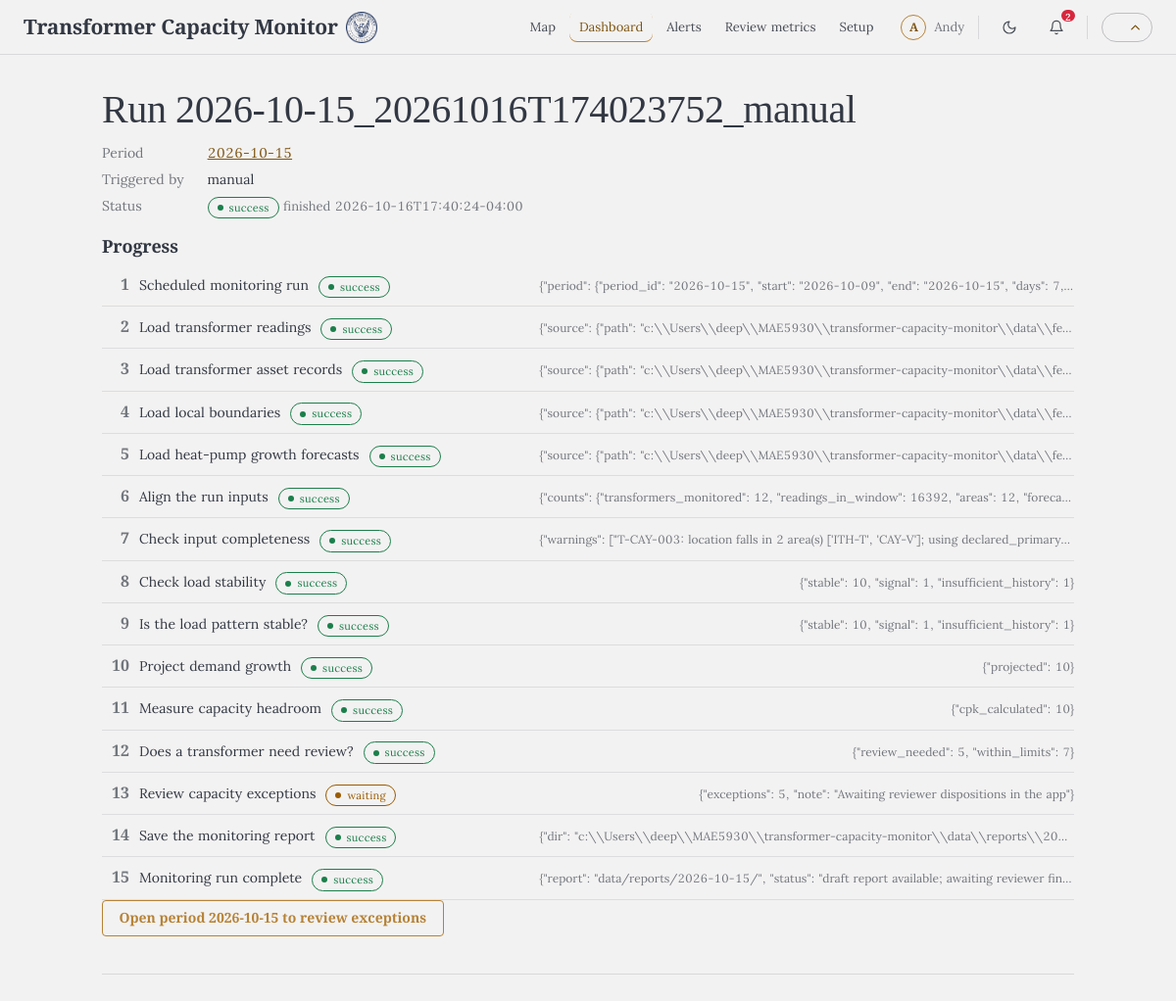
Screenshot of /runs/2026-10-15_20261016T174023752_manual with the database file from the repository.
### tables this page shows
CREATE TABLE settings (
  key TEXT PRIMARY KEY,
  value TEXT
);

CREATE TABLE runs (
  run_id TEXT PRIMARY KEY,
  period_id TEXT NOT NULL,
  triggered_by TEXT NOT NULL,
  started_at TEXT NOT NULL,
  finished_at TEXT,
  status TEXT NOT NULL,          -- running | success | failed
  current_step INTEGER,
  error TEXT,
  problems_json TEXT,
  summary_json TEXT
);

CREATE TABLE run_steps (
  run_id TEXT NOT NULL,
  step INTEGER NOT NULL,
  name TEXT NOT NULL,
  status TEXT NOT NULL,          -- pending | running | success | failed | skipped | waiting
  started_at TEXT,
  finished_at TEXT,
  detail TEXT,
  PRIMARY KEY (run_id, step)
);

### webapp/app.py (the view)
@app.route("/runs/<run_id>")
def run_detail(run_id):
    run = store.get_run(run_id)
    if not run:
        if run_id in _running and _running[run_id].is_alive():
            return render_template("run.html", run=None, run_id=run_id, refresh=True)
        abort(404)
    refresh = run["status"] == "running"
    period = store.get_period(run["period_id"]) if run["status"] == "success" else None
    return render_template("run.html", run=run, run_id=run_id, refresh=refresh, period=period)

### capacity_monitor/ai_explain.py (called while the page is built)
def enabled(store: Store) -> bool:
    return (store.get_setting(SETTING_KEY, "off") or "off") == "on"

def _key(message: str, step) -> str:
    return hashlib.sha256(f"{step}|{message}".encode()).hexdigest()[:24]

### capacity_monitor/explain.py (called while the page is built)
def explain_problem(text: str) -> dict:
    for pattern, title, meaning, action in _RULES:
        m = pattern.search(text)
        if m:
            g = {k: (v or "") for k, v in m.groupdict().items()}
            return {"title": title, "meaning": meaning.format(**g), "action": action.format(**g), "raw": text}
    return {"title": "The run hit a problem", "meaning": text, "action": "Open the run to see the step it stopped at; fix the input it names, then press Run now again.", "raw": text}

### capacity_monitor/store.py (called while the page is built)
def now_iso() -> str:
    return datetime.now(timezone.utc).astimezone().isoformat(timespec="seconds")

    def _conn(self) -> sqlite3.Connection:
        c = sqlite3.connect(self.path, timeout=30, isolation_level=None)
        c.row_factory = sqlite3.Row
        c.execute("PRAGMA journal_mode=WAL")
        c.execute("PRAGMA busy_timeout=30000")
        return c

    def get_run(self, run_id: str) -> dict | None:
        with self._conn() as c:
            r = c.execute("SELECT * FROM runs WHERE run_id=?", (run_id,)).fetchone()
            if not r:
                return None
            steps = c.execute("SELECT * FROM run_steps WHERE run_id=? ORDER BY step", (run_id,)).fetchall()
        d = dict(r)
        d["problems"] = json.loads(d.pop("problems_json") or "[]")
        d["summary"] = json.loads(d.pop("summary_json") or "{}")
        d["steps"] = [dict(s) for s in steps]
        return d

    def get_period(self, period_id: str) -> dict | None:
        with self._conn() as c:
            r = c.execute("SELECT * FROM period_results WHERE period_id=?", (period_id,)).fetchone()
        if not r:
            return None
        d = dict(r)
        for k in ("summary", "period", "sources", "warnings"):
            d[k] = json.loads(d.pop(f"{k}_json") or "null")
        return d

    def list_alerts(self, limit: int = 50, unacknowledged_only: bool = False) -> list[dict]:
        q = "SELECT * FROM alerts" + (" WHERE acknowledged_at IS NULL" if unacknowledged_only else "") + " ORDER BY id DESC LIMIT ?"
        with self._conn() as c:
            return [dict(r) for r in c.execute(q, (limit,)).fetchall()]

### webapp/app.py (called while the page is built)
def reviewer_name() -> str:
    return store.get_setting("reviewer_name", "") or config.load_playbook().get("review", {}).get("reviewer_name", "") or ""

### webapp/templates/run.html (shortened to what this page needs)
{% extends "base.html" %}
{% block content %}
<div class="card">
<h1>Run {{ run_id }}</h1>
{% if not run %}<p><span class="tag info">starting</span> The run is being created...</p>
{% else %}
<dl class="kv">
  <dt>Period</dt><dd><a href="{{ url_for('period_detail', period_id=run.period_id) }}">{{ run.period_id }}</a></dd>
  <dt>Triggered by</dt><dd>{{ run.triggered_by }}</dd>
  <dt>Status</dt><dd><span class="tag {{ 'ok' if run.status == 'success' else ('bad' if run.status == 'failed' else 'info') }}">{{ run.status }}</span> {% if run.finished_at %}<span class="muted small">finished {{ run.finished_at }}</span>{% endif %}</dd>
</dl>
<h3>Progress</h3>
<ol class="steps">
{% for s in run.steps %}<li><span class="n">{{ s.step }}</span><span>{{ s.name }}</span>
<span class="tag {{ {'success':'ok','failed':'bad','running':'info','waiting':'warn','skipped':'muted','pending':'muted'}[s.status] }}">{{ s.status }}</span>
{% if s.detail %}<span class="d" title="{{ s.detail }}">{{ s.detail }}</span>{% endif %}</li>{% endfor %}
</ol>
{% if run.status == 'success' %}<p><a class="btn primary" href="{{ url_for('period_detail', period_id=run.period_id) }}">Open period {{ run.period_id }} to review exceptions</a></p>{% endif %}
{% endif %}
</div>
{% endblock %}

### webapp/templates/light_base.html (shortened to what this page needs)
<!doctype html>
<html lang="en">
<head>
</head>
<body>
{% set initials = (reviewer_name or '').replace('.', ' ').split()|map('first')|join('')|upper %}
<header class="topbar">
  <a class="brand" href="{{ url_for('map_latest') }}"><b>Transformer Capacity Monitor</b><img class="seal" src="{{ url_for('static', filename='tompkins-county.png') }}" alt="Tompkins County"></a>
  {% set ep = request.endpoint %}
  <nav aria-label="Main">
    <a href="{{ url_for('map_latest') }}"{% if ep in ('map_latest', 'period_map') %} aria-current="page"{% endif %}>Map</a>
    <a href="{{ url_for('dashboard') }}"{% if ep in ('dashboard', 'period_detail', 'run_detail') %} aria-current="page"{% endif %}>Dashboard</a>
    <a href="{{ url_for('alerts') }}"{% if ep == 'alerts' %} aria-current="page"{% endif %}>Alerts</a>
    <a href="{{ url_for('metrics') }}"{% if ep == 'metrics' %} aria-current="page"{% endif %}>Review metrics</a>
    <a href="{{ url_for('setup') }}"{% if ep == 'setup' %} aria-current="page"{% endif %}>Setup</a>
  </nav>
  <div class="tools">
    {% if reviewer_name %}<span class="reviewer" title="Reviewer: {{ reviewer_name }}"><span class="initials">{{ initials[:2] }}</span><span class="name">{{ reviewer_name }}</span></span>
    {% endif %}
    <button id="theme-btn" class="icon-btn" type="button" aria-label="Dark mode" title="Dark mode" aria-pressed="false">
      <svg class="moon" width="16" height="16" viewBox="0 0 24 24" fill="none" stroke="currentColor" stroke-width="1.8" stroke-linecap="round" stroke-linejoin="round" aria-hidden="true"><path d="M12 3a6 6 0 0 0 9 9 9 9 0 1 1-9-9Z"/></svg>
    </button>
    <div class="bell-wrap">
      <button id="bell" class="icon-btn" type="button" aria-label="Alerts" aria-expanded="false" aria-controls="alerts-card">
        <svg width="16" height="16" viewBox="0 0 24 24" fill="none" stroke="currentColor" stroke-width="1.8" stroke-linecap="round" stroke-linejoin="round" aria-hidden="true"><path d="M6 8a6 6 0 0 1 12 0c0 7 3 9 3 9H3s3-2 3-9"/><path d="M10.3 21a1.94 1.94 0 0 0 3.4 0"/></svg>
        {% if unacked_alerts %}<span class="count">{{ unacked_alerts }}</span>{% endif %}
      </button>
    </div>
    <button id="bar-toggle" class="bar-switch" type="button" role="switch" aria-checked="true" aria-label="Hide header" title="Hide header"><span><svg width="15" height="15" viewBox="0 0 24 24" fill="none" stroke="currentColor" stroke-width="2.2" stroke-linecap="round" stroke-linejoin="round" aria-hidden="true"><path d="m18 15-6-6-6 6"/></svg></span></button>
  </div>
</header>
{% block body %}{% endblock %}
</body>
</html>

### webapp/templates/light_base.html (style rules this page uses)
:root { --ink-rgb:29,36,48;--paper-rgb:243,242,242; --ground:#f3f2f2;--panel:#f8f7f6; --ink:#1D2430;--ink-90:rgba(var(--ink-rgb),.9);--ink-80:rgba(var(--ink-rgb),.8);--ink-75:rgba(var(--ink-rgb),.75);--ink-60:rgba(var(--ink-rgb),.6);--ink-55:rgba(var(--ink-rgb),.55);--ink-50:rgba(var(--ink-rgb),.5); --line:rgba(var(--ink-rgb),.12);--line-16:rgba(var(--ink-rgb),.16); --accent:#b68235;--accent-700:#7d5411;--accent-800:#5a3b0a; --ok:#1B7F4B;--review:#D7263D;--review-text:#9e1428;--amber:#e08a00;--warn:#9a5b00;--info:#1F5FA8;--estimate:#8a6200; --font-heading:"Cormorant Garamond",Georgia,serif;--font-body:"Lora",Georgia,serif; color-scheme:light; }
* { box-sizing:border-box }
body { margin:0;background:var(--ground);color:var(--ink-90);font:14px/1.5 var(--font-body);font-variant-numeric:tabular-nums }
a { color:var(--accent-700) }
h1,h2,h3 { text-wrap:pretty }
.topbar { height:56px;display:flex;align-items:center;gap:18px;padding:0 24px;border-bottom:1px solid var(--line);background:var(--ground);position:sticky;top:0;z-index:5 }
.topbar .brand { display:flex;align-items:center;gap:8px;text-decoration:none;color:inherit;white-space:nowrap;flex:none }
.topbar .brand b { font-family:var(--font-heading);font-weight:600;font-size:21px;letter-spacing:-.01em }
.topbar .brand .seal { display:block;width:32px;height:32px;flex:none }
.topbar nav { display:flex;gap:4px;font-size:13px }
.topbar nav a { text-decoration:none;color:var(--ink-80);padding:6px 10px;border-radius:8px;transition:background .15s }
.topbar nav a[aria-current="page"] { color:var(--accent-700);box-shadow:inset 0 -1px 0 var(--accent) }
.topbar .count { font-size:11px;color:var(--review);margin-left:3px }
.tools { display:flex;align-items:center;gap:14px }
.icon-btn { all:unset;cursor:pointer;position:relative;box-sizing:border-box;width:34px;height:34px;border-radius:8px;color:var(--ink-80);display:grid;place-items:center;transition:background-color .15s }
#bell .count { position:absolute;top:-3px;right:-4px;min-width:16px;height:16px;padding:0 4px;border-radius:8px;background:#D7263D;color:#fff;font-size:10px;font-weight:600;display:grid;place-items:center;border:2px solid var(--ground);box-sizing:border-box }
.bell-wrap { position:relative }
.bar-switch { all:unset;cursor:pointer;box-sizing:border-box;position:relative;width:52px;height:30px;border:1px solid rgba(var(--ink-rgb),.25);border-radius:999px;color:var(--accent-700);transition:background-color .15s,border-color .15s;flex:none }
.bar-switch span { position:absolute;top:50%;left:calc(100% - 24px);transform:translateY(-50%);display:grid }
.topbar { transition:transform .25s }
.reviewer { display:inline-flex;align-items:center;gap:8px;font-size:13px;color:var(--ink-60);white-space:nowrap }
.reviewer .initials { width:26px;height:26px;border-radius:50%;border:1px solid var(--accent);color:var(--accent-700);font-family:var(--font-heading);font-weight:600;font-size:12px;display:grid;place-items:center }
.btn { display:inline-flex;align-items:center;justify-content:center;gap:6px;cursor:pointer;text-decoration:none;font-family:var(--font-heading);font-weight:600;font-size:14px;line-height:1.2;color:var(--accent);background:transparent;border:1px solid var(--accent);padding:9.2px 16.5px;border-radius:4px;transition:background .15s }

### rows the page displays
settings: value "Andy"
runs: period_id "2026-10-15", triggered_by "manual", status "success", finished_at "2026-10-16T17:40:24-04:00"
run_steps: step "1", name "Scheduled monitoring run", status "success", detail "{\"period\": {\"period_id\": \"2026-10-15\", \"start\": \"2026-10-09\", \"end\": \"2026-10-15\", \"days\": 7,…"
run_steps: step "2", name "Load transformer readings", status "success", detail "{\"source\": {\"path\": \"c:\\\\Users\\\\deep\\\\MAE5930\\\\transformer-capacity-monitor\\\\data\\\\fe…"
run_steps: step "3", name "Load transformer asset records", status "success", detail "{\"source\": {\"path\": \"c:\\\\Users\\\\deep\\\\MAE5930\\\\transformer-capacity-monitor\\\\data\\\\fe…"
run_steps: step "4", name "Load local boundaries", status "success", detail "{\"source\": {\"path\": \"c:\\\\Users\\\\deep\\\\MAE5930\\\\transformer-capacity-monitor\\\\data\\\\fe…"
run_steps: step "5", name "Load heat-pump growth forecasts", status "success", detail "{\"source\": {\"path\": \"c:\\\\Users\\\\deep\\\\MAE5930\\\\transformer-capacity-monitor\\\\data\\\\fe…"
run_steps: step "6", name "Align the run inputs", status "success", detail "{\"counts\": {\"transformers_monitored\": 12, \"readings_in_window\": 16392, \"areas\": 12, \"foreca…"
run_steps: step "7", name "Check input completeness", status "success", detail "{\"warnings\": [\"T-CAY-003: location falls in 2 area(s) ['ITH-T', 'CAY-V']; using declared_primary…"
run_steps: step "8", name "Check load stability", status "success", detail "{\"stable\": 10, \"signal\": 1, \"insufficient_history\": 1}"
run_steps: step "9", name "Is the load pattern stable?", status "success", detail "{\"stable\": 10, \"signal\": 1, \"insufficient_history\": 1}"
run_steps: step "10", name "Project demand growth", status "success", detail "{\"projected\": 10}"
run_steps: step "11", name "Measure capacity headroom", status "success", detail "{\"cpk_calculated\": 10}"
run_steps: step "12", name "Does a transformer need review?", status "success", detail "{\"review_needed\": 5, \"within_limits\": 7}"
run_steps: step "13", name "Review capacity exceptions", status "waiting", detail "{\"exceptions\": 5, \"note\": \"Awaiting reviewer dispositions in the app\"}"
run_steps: step "14", name "Save the monitoring report", status "success", detail "{\"dir\": \"c:\\\\Users\\\\deep\\\\MAE5930\\\\transformer-capacity-monitor\\\\data\\\\reports\\\\20…"
run_steps: step "15", name "Monitoring run complete", status "success", detail "{\"report\": \"data/reports/2026-10-15/\", \"status\": \"draft report available; awaiting reviewer fin…"

### other values shown
{{ initials[:2] }} "A"
{{ unacked_alerts }} "2"
{{ run_id }} "2026-10-15_20261016T174023752_manual"
